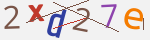
#> input picture merged/data/raw_training_data/text/2xd27e.png, 150 x 40 px; its folder holds only this picture in this run
$ python create_training_data.py
#> lines starting #> are read from the running program, lines starting #| are printed output that depends on the picture; after the words box and inside, x2 and y2 are one past the last pixel; in counts of white or black regions, pixels touching at a corner belong together
### merged/preprocessing/text/image_splitter.py
"""Splitting TRZ CAPTCHA into single characters"""
import cv2
import numpy as np
import imutils


def split(filepath):

    # Load image and convert to grayscale
    image = cv2.imread(filepath)
#> image is the input picture: shape (40, 150, 3); mean B, G, R 214.2, 214.3, 224.7
    gray = cv2.cvtColor(image, cv2.COLOR_BGR2GRAY)
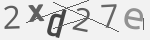
#> gray: shape (40, 150); min 69, max 242, mean 217.4

    # Convert to binary with threshold (white letters, black background)
    binary = cv2.threshold(gray, 0, 255, cv2.THRESH_BINARY_INV + cv2.THRESH_OTSU)[1]
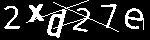
#> binary: shape (40, 150); 17.3% white; 3 white regions, box (x1, y1, x2, y2) and area: (26, 0, 119, 38) 735, (125, 8, 144, 30) 180, (4, 6, 20, 29) 125

    # Add black padding around image to prevent letter joining with frame of image
    binary = cv2.copyMakeBorder(binary, 8, 8, 8, 8, cv2.BORDER_CONSTANT)
#> binary: shape (56, 166); 11.2% white; 3 white regions, box (x1, y1, x2, y2) and area: (34, 8, 127, 46) 735, (133, 16, 152, 38) 180, (12, 14, 28, 37) 125

    # Square:1-Kernel
    kernel = np.array([[1, 1],
                       [1, 1]], dtype=np.uint8)

    # Erosion: Erode pixels only if all pixels under kernel is 1
    erosion = cv2.erode(binary, kernel, iterations=1)
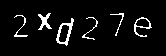
#> erosion: shape (56, 166); 5.7% white in thin lines or dots, all inside (x1, y1, x2, y2) = (14, 13, 152, 46)

    # New Kernel to fill possible gaps in letters, since lines are gone
    kernel = np.array([[1, 1, 1],
                       [1, 1, 1],
                       [1, 1, 1]], dtype=np.uint8)

    # Dilation: Dilate pixels if at least one pixel under kernel is 1
    morphed = cv2.dilate(erosion, kernel, iterations=1)
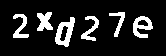
#> morphed: shape (56, 166); 13.5% white; 6 white regions

    # Find only external contours and extract biggest six (first one is frame)
    contours, hierarchy = cv2.findContours(image=morphed, mode=cv2.RETR_EXTERNAL, method=cv2.CHAIN_APPROX_NONE)
#> contours = 6 contours; box (x1, y1, x2, y2) and area: (55, 17, 75, 47) 334, (133, 16, 153, 38) 244, (37, 12, 53, 31) 169, (13, 14, 29, 38) 138, (81, 16, 99, 41) 134, (109, 12, 125, 37) 102
    max_six_contours = sorted(list(contours), key=len, reverse=True)[:6]
#> max_six_contours has the same summary as contours

    # Invert for further processing (black on white)
    morphed = cv2.bitwise_not(morphed)
#> morphed: shape (56, 166); 86.5% white; 6 black regions, box (x1, y1, x2, y2) and area: (55, 17, 75, 47) 306, (133, 16, 153, 38) 243, (37, 12, 53, 31) 203, (13, 14, 29, 38) 183, (81, 16, 99, 41) 180, (109, 12, 125, 37) 141

    # Loop through each of the six contours and extract region of letter
    letter_regions = []
    i = 0
    for contour in max_six_contours:
        # We only have six letters
        if len(letter_regions) >= 6:
            break

        # Get the rectangle that contains the contour
        (x, y, w, h) = cv2.boundingRect(contour)

        # If biggest contour: compare width and height of the contour to detect letters conjoined into one
        if i == 0 and w / h > 1.1:  # Conjoined letters: Split into two letter regions
            half_width = int(w / 2)
            letter_regions.append((x, y, half_width, h))
            letter_regions.append((x + half_width, y, half_width, h))
            i = 0
        else:
            # Single letter region
            letter_regions.append((x, y, w, h))
            i = 1
#> this loop made 6 passes
#> (x, y, w, h) on passes 1 to 6: (81, 16, 18, 25), (13, 14, 16, 24), (133, 16, 20, 22), (55, 17, 20, 30), (109, 12, 16, 25), (37, 12, 16, 19)
#> after the loop, letter_regions = [(81, 16, 18, 25), (13, 14, 16, 24), (133, 16, 20, 22), (55, 17, 20, 30), (109, 12, 16, 25), (37, 12, 16, 19)]

    # If more/less than 6 letters found, skip image instead of bad training data
    if len(letter_regions) != 6:
        print("Not six letters")
        return None

    # Sort letters from left-to-right based on x coordinate
    letter_regions = sorted(letter_regions, key=lambda x: x[0])
#> letter_regions = [(13, 14, 16, 24), (37, 12, 16, 19), (55, 17, 20, 30), (81, 16, 18, 25), (109, 12, 16, 25), (133, 16, 20, 22)]

    result_letters = []
    # Save each letter as single image
    for box in letter_regions:
        # Coordinates of letter
        x, y, w, h = box

        # Extract letter from morphed with 2-pixel margin around edge
        letter_image = morphed[y-2: y+h+2, x-2: x+w+2]

        result_letters.append(letter_image)
#> this loop made 6 passes
#> pass 1, in split, `letter_image = morphed[y-2: y+h+2, x-2: x+w+2]`:
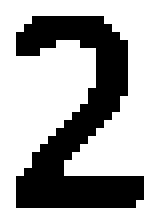
#> letter_image: shape (28, 20) (shown 8 times larger); 67.3% white; 1 black region, box (x1, y1, x2, y2) and area: (2, 2, 18, 26) 183
#> pass 2, in split, `letter_image = morphed[y-2: y+h+2, x-2: x+w+2]`:
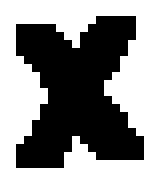
#> letter_image: shape (23, 20) (shown 8 times larger); 55.9% white; 1 black region, box (x1, y1, x2, y2) and area: (2, 2, 18, 21) 203
#> pass 3, in split, `letter_image = morphed[y-2: y+h+2, x-2: x+w+2]`:
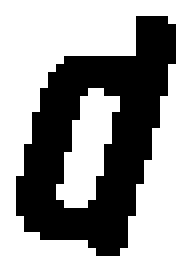
#> letter_image: shape (34, 24) (shown 8 times larger); 62.5% white; 1 black region, box (x1, y1, x2, y2) and area: (2, 2, 22, 32) 306
#> after the loop, result_letters = 6 items


    return result_letters

# [35 lines left out: function resize_to_fit, not called in this run]

### merged/preprocessing/text/create_training_data.py
"""Data preprocessing for text CAPTCHAs"""
import os
import glob
import cv2
import shutil

import image_splitter
import merged.config as config
import imutils

def create():

    # List of raw training captchas
    captcha_image_files = glob.glob(f'{os.path.join(config.RAW_DIR, "text")}{os.sep}*')

    # Count for each key
    counts = {}

    # (Re-)create folder if existing
    if os.path.exists(os.path.join(config.TRAIN_DIR, "text")):
        shutil.rmtree(os.path.join(config.TRAIN_DIR, "text"))
    os.mkdir(os.path.join(config.TRAIN_DIR, "text"))

    # Iterate over training images
    for file in captcha_image_files:
        # Get list of single letters
        letter_images = image_splitter.split(file)
#> letter_images = 6 items

        # If image couldn't be split properly, skip image instead of bad training data
        if letter_images is None:
            continue

        # Filename containing captcha text
        filename = os.path.basename(file)
        captcha_text = os.path.splitext(filename)[0]

        for letter_image, letter in zip(letter_images, captcha_text):
            # Create target folder if not existing
            target_path = os.path.join(os.path.join(config.TRAIN_DIR, "text"), letter)
            if not os.path.exists(target_path):
                os.makedirs(target_path)

            # Save letter image with unique name
            count = counts.get(letter, 1)
            p = os.path.join(target_path, f"{str(count).zfill(6)}.png")
            cv2.imwrite(p, letter_image)

            # Increment count for current key
            counts[letter] = count + 1
#> this loop made 6 passes
#> (letter, count) on passes 1 to 6: ('2', 1), ('x', 1), ('d', 1), ('2', 2), ('7', 1), ('e', 1)
#> after the loop, counts = {'2': 3, 'x': 2, 'd': 2, '7': 2, 'e': 2}


if __name__ == '__main__':
    create()

$ run again, on merged/data/raw_training_data/text/brpqud.png
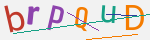
#> input picture merged/data/raw_training_data/text/brpqud.png, 150 x 40 px
#> in split, image is the input picture: shape (40, 150, 3); mean B, G, R 212.3, 215.7, 225.8
#> in split, `binary = cv2.threshold(gray, 0, 255, cv2.THRESH_BINARY_INV + cv2.THRES..`:
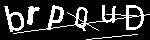
#> binary: shape (40, 150); 19% white; 4 white regions, box (x1, y1, x2, y2) and area: (13, 5, 150, 34) 775, (4, 6, 24, 32) 193, (27, 6, 40, 25) 120, (86, 34, 138, 40) 52
#> erosion: shape (56, 166); 6.3% white in thin lines or dots, all inside (x1, y1, x2, y2) = (14, 14, 152, 40)
#> contours = 6 contours; box (x1, y1, x2, y2) and area: (134, 13, 153, 39) 400, (13, 14, 33, 41) 308, (55, 13, 73, 39) 241, (83, 15, 98, 40) 232, (110, 13, 125, 32) 125, (35, 14, 48, 34) 124
#> max_six_contours has the same summary as contours
#> the loop in split, `for contour in max_six_contours:` made 6 passes
#> (x, y, w, h) on passes 1 to 6: (110, 13, 15, 19), (13, 14, 20, 27), (134, 13, 19, 26), (55, 13, 18, 26), (83, 15, 15, 25), (35, 14, 13, 20)
#> after the loop in split, `for contour in max_six_contours:`: letter_regions = [(110, 13, 15, 19), (13, 14, 20, 27), (134, 13, 19, 26), (55, 13, 18, 26), (83, 15, 15, 25), (35, 14, 13, 20)]
#> in split, `letter_regions = sorted(letter_regions, key=lambda x: x[0])`: letter_regions = [(13, 14, 20, 27), (35, 14, 13, 20), (55, 13, 18, 26), (83, 15, 15, 25), (110, 13, 15, 19), (134, 13, 19, 26)]
#> the loop in split, `for box in letter_regions:` made 6 passes
#> pass 3, in split, `letter_image = morphed[y-2: y+h+2, x-2: x+w+2]`:
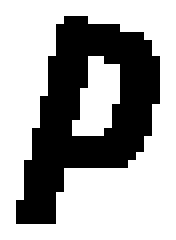
#> letter_image: shape (30, 22) (shown 8 times larger); 64.4% white; 1 black region, box (x1, y1, x2, y2) and area: (2, 2, 20, 28) 235
#> after the loop in split, `for box in letter_regions:`: result_letters = 6 items
#> the loop in create, `for letter_image, letter in zip(letter_images, captcha_text):` made 6 passes
#> after the loop in create, `for letter_image, letter in zip(letter_images, captcha_text):`: counts = {'b': 2, 'r': 2, 'p': 2, 'q': 2, 'u': 2, 'd': 2}

$ run again, on merged/data/raw_training_data/text/emxfaj.png
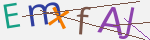
#> input picture merged/data/raw_training_data/text/emxfaj.png, 150 x 40 px
#> in split, image is the input picture: shape (40, 150, 3); mean B, G, R 217.2, 211.8, 216.9
#> in split, `binary = cv2.threshold(gray, 0, 255, cv2.THRESH_BINARY_INV + cv2.THRES..`:
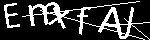
#> binary: shape (40, 150); 20.1% white; 2 white regions, box (x1, y1, x2, y2) and area: (22, 1, 150, 40) 1067, (4, 3, 20, 28) 136
#> erosion: shape (56, 166); 6.6% white in thin lines or dots, all inside (x1, y1, x2, y2) = (13, 11, 142, 47)
#> contours = 4 contours; box (x1, y1, x2, y2) and area: (37, 10, 78, 37) 523, (106, 15, 143, 48) 443, (12, 11, 29, 37) 145, (85, 15, 100, 43) 123
#> max_six_contours has the same summary as contours
#> the loop in split, `for contour in max_six_contours:` made 4 passes
#> (x, y, w, h, half_width, i) on passes 1 to 2: (106, 15, 37, 33, 18, 0), (37, 10, 41, 27, 20, 0)
#> after the loop in split, `for contour in max_six_contours:`: half_width = 20; letter_regions = [(106, 15, 18, 33), (124, 15, 18, 33), (37, 10, 20, 27), (57, 10, 20, 27), (12, 11, 17, 26), (85, 15, 15, 28)]
#> in split, `letter_regions = sorted(letter_regions, key=lambda x: x[0])`: letter_regions = [(12, 11, 17, 26), (37, 10, 20, 27), (57, 10, 20, 27), (85, 15, 15, 28), (106, 15, 18, 33), (124, 15, 18, 33)]
#> the loop in split, `for box in letter_regions:` made 6 passes
#> pass 3, in split, `letter_image = morphed[y-2: y+h+2, x-2: x+w+2]`:
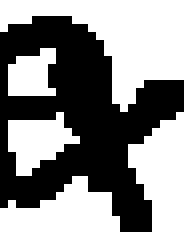
#> letter_image: shape (31, 24) (shown 8 times larger); 57.9% white; 1 black region, box (x1, y1, x2, y2) and area: (0, 2, 23, 29) 313
#> after the loop in split, `for box in letter_regions:`: result_letters = 6 items
#> the loop in create, `for letter_image, letter in zip(letter_images, captcha_text):` made 6 passes
#> after the loop in create, `for letter_image, letter in zip(letter_images, captcha_text):`: counts = {'e': 2, 'm': 2, 'x': 2, 'f': 2, 'a': 2, 'j': 2}

$ run again, on merged/data/raw_training_data/text/fc9jmn.png
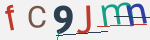
#> input picture merged/data/raw_training_data/text/fc9jmn.png, 150 x 40 px
#> in split, image is the input picture: shape (40, 150, 3); mean B, G, R 212.6, 210.6, 211.4
#> erosion: shape (56, 166); 7.4% white; 6 white regions, box (x1, y1, x2, y2) and area: (63, 15, 81, 42) 243, (115, 12, 155, 34) 185, (87, 15, 99, 42) 83, (38, 15, 53, 36) 68, (14, 14, 22, 38) 64, (111, 15, 115, 35) 42
#> contours = 5 contours; box (x1, y1, x2, y2) and area: (110, 11, 156, 36) 386, (62, 14, 82, 43) 372, (37, 14, 54, 37) 142, (86, 14, 100, 43) 130, (13, 13, 23, 39) 110
#> max_six_contours has the same summary as contours
#> the loop in split, `for contour in max_six_contours:` made 5 passes
#> (x, y, w, h, half_width, i) on pass 1: (110, 11, 46, 25, 23, 0)
#> after the loop in split, `for contour in max_six_contours:`: half_width = 23; letter_regions = [(110, 11, 23, 25), (133, 11, 23, 25), (37, 14, 17, 23), (62, 14, 20, 29), (86, 14, 14, 29), (13, 13, 10, 26)]
#> in split, `letter_regions = sorted(letter_regions, key=lambda x: x[0])`: letter_regions = [(13, 13, 10, 26), (37, 14, 17, 23), (62, 14, 20, 29), (86, 14, 14, 29), (110, 11, 23, 25), (133, 11, 23, 25)]
#> the loop in split, `for box in letter_regions:` made 6 passes
#> pass 3, in split, `letter_image = morphed[y-2: y+h+2, x-2: x+w+2]`:
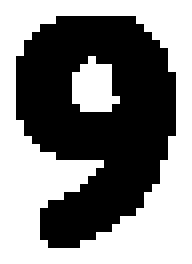
#> letter_image: shape (33, 24) (shown 8 times larger); 51.6% white; 1 black region, box (x1, y1, x2, y2) and area: (2, 2, 22, 31) 383
#> after the loop in split, `for box in letter_regions:`: result_letters = 6 items
#> the loop in create, `for letter_image, letter in zip(letter_images, captcha_text):` made 6 passes
#> after the loop in create, `for letter_image, letter in zip(letter_images, captcha_text):`: counts = {'f': 2, 'c': 2, '9': 2, 'j': 2, 'm': 2, 'n': 2}
